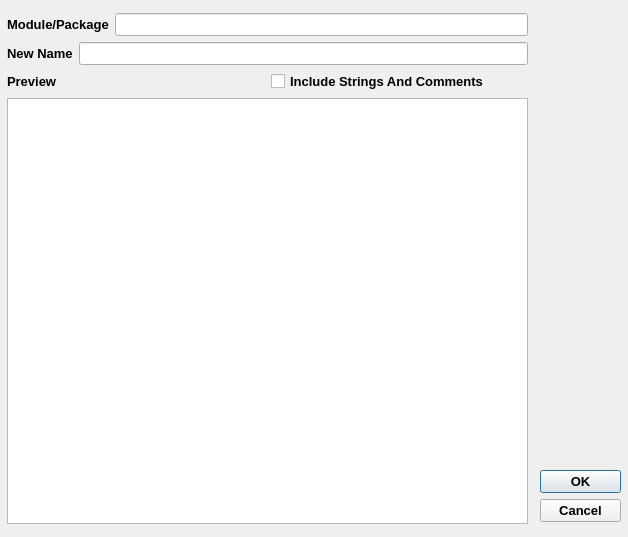
<?xml version="1.0" encoding="UTF-8"?>
<ui version="4.0">
 <class>Dialog</class>
 <widget class="QDialog" name="Dialog">
  <property name="windowModality">
   <enum>Qt::WindowModal</enum>
  </property>
  <property name="geometry">
   <rect>
    <x>0</x>
    <y>0</y>
    <width>628</width>
    <height>537</height>
   </rect>
  </property>
  <property name="font">
   <font>
    <pointsize>10</pointsize>
    <bold>true</bold>
   </font>
  </property>
  <property name="windowTitle">
   <string>Rename</string>
  </property>
  <widget class="QDialogButtonBox" name="buttonBox">
   <property name="geometry">
    <rect>
     <x>540</x>
     <y>470</y>
     <width>81</width>
     <height>61</height>
    </rect>
   </property>
   <property name="locale">
    <locale language="Chinese" country="China"/>
   </property>
   <property name="orientation">
    <enum>Qt::Vertical</enum>
   </property>
   <property name="standardButtons">
    <set>QDialogButtonBox::Cancel|QDialogButtonBox::Ok</set>
   </property>
  </widget>
  <widget class="QWidget" name="layoutWidget">
   <property name="geometry">
    <rect>
     <x>7</x>
     <y>13</y>
     <width>521</width>
     <height>511</height>
    </rect>
   </property>
   <layout class="QVBoxLayout" name="verticalLayout">
    <item>
     <layout class="QHBoxLayout" name="horizontalLayout_module">
      <item>
       <widget class="QLabel" name="label_module">
        <property name="text">
         <string>Module/Package</string>
        </property>
       </widget>
      </item>
      <item>
       <widget class="QLineEdit" name="lineEdit_module">
        <property name="readOnly">
         <bool>true</bool>
        </property>
       </widget>
      </item>
     </layout>
    </item>
    <item>
     <layout class="QHBoxLayout" name="horizontalLayout_new_name">
      <item>
       <widget class="QLabel" name="label_new_name">
        <property name="text">
         <string>New Name</string>
        </property>
       </widget>
      </item>
      <item>
       <widget class="QLineEdit" name="lineEdit_new_name">
        <property name="readOnly">
         <bool>false</bool>
        </property>
       </widget>
      </item>
     </layout>
    </item>
    <item>
     <layout class="QHBoxLayout" name="horizontalLayout_preview">
      <item>
       <widget class="QLabel" name="label_preview">
        <property name="text">
         <string>Preview</string>
        </property>
       </widget>
      </item>
      <item>
       <widget class="QCheckBox" name="checkBox">
        <property name="text">
         <string>Include Strings And Comments</string>
        </property>
       </widget>
      </item>
     </layout>
    </item>
    <item>
     <widget class="QPlainTextEdit" name="plainTextEdit">
      <property name="font">
       <font>
        <pointsize>10</pointsize>
        <bold>false</bold>
       </font>
      </property>
      <property name="readOnly">
       <bool>true</bool>
      </property>
     </widget>
    </item>
   </layout>
  </widget>
 </widget>
 <resources/>
 <connections>
  <connection>
   <sender>buttonBox</sender>
   <signal>accepted()</signal>
   <receiver>Dialog</receiver>
   <slot>accept()</slot>
   <hints>
    <hint type="sourcelabel">
     <x>248</x>
     <y>254</y>
    </hint>
    <hint type="destinationlabel">
     <x>157</x>
     <y>274</y>
    </hint>
   </hints>
  </connection>
  <connection>
   <sender>buttonBox</sender>
   <signal>rejected()</signal>
   <receiver>Dialog</receiver>
   <slot>reject()</slot>
   <hints>
    <hint type="sourcelabel">
     <x>316</x>
     <y>260</y>
    </hint>
    <hint type="destinationlabel">
     <x>286</x>
     <y>274</y>
    </hint>
   </hints>
  </connection>
  <connection>
   <sender>lineEdit_new_name</sender>
   <signal>editingFinished()</signal>
   <receiver>Dialog</receiver>
   <slot>preview()</slot>
   <hints>
    <hint type="sourcelabel">
     <x>307</x>
     <y>55</y>
    </hint>
    <hint type="destinationlabel">
     <x>313</x>
     <y>268</y>
    </hint>
   </hints>
  </connection>
  <connection>
   <sender>checkBox</sender>
   <signal>clicked()</signal>
   <receiver>Dialog</receiver>
   <slot>preview()</slot>
   <hints>
    <hint type="sourcelabel">
     <x>398</x>
     <y>84</y>
    </hint>
    <hint type="destinationlabel">
     <x>313</x>
     <y>268</y>
    </hint>
   </hints>
  </connection>
 </connections>
 <slots>
  <slot>preview()</slot>
 </slots>
</ui>
